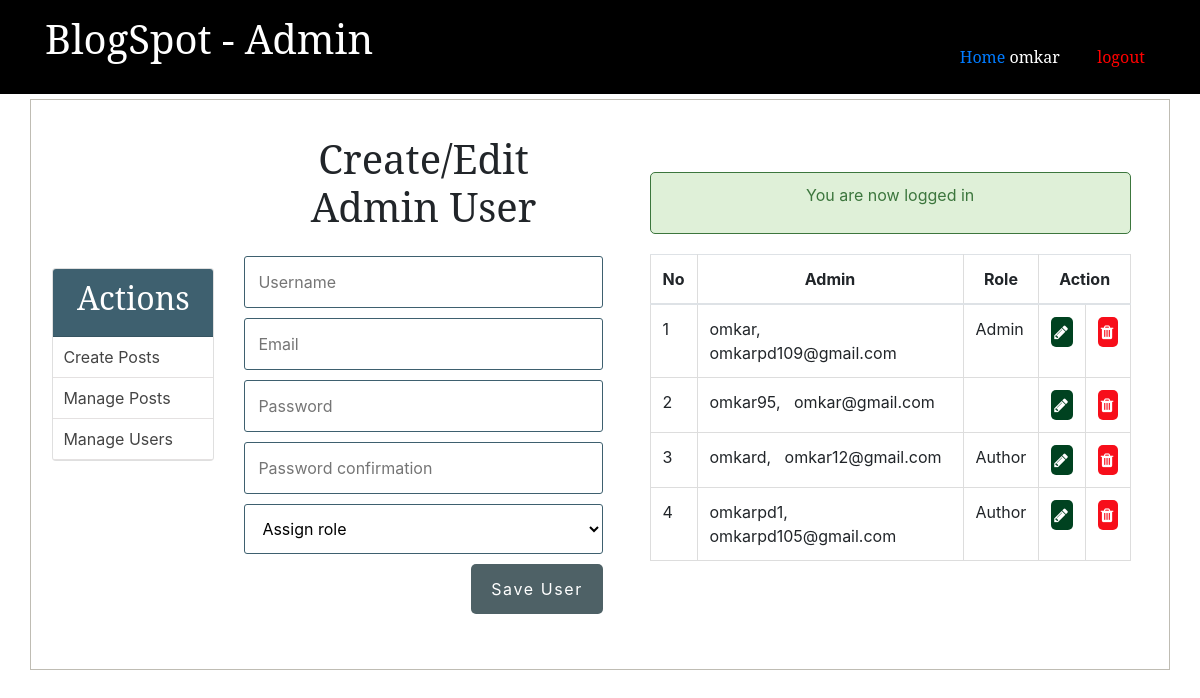
The page /admin/users.php (signed in) on the database its author committed.
### tables this page shows
CREATE TABLE `users` (
  `id` int(11) NOT NULL,
  `username` varchar(255) NOT NULL,
  `email` varchar(255) NOT NULL,
  `role` enum('Author','Admin') DEFAULT NULL,
  `password` varchar(255) NOT NULL,
  `created_at` timestamp NULL DEFAULT current_timestamp(),
  `updated_at` timestamp NULL DEFAULT NULL
);

### admin/includes/admin_functions.php (called while the page is built, shortened)
<?php
$isEditingUser = false;
$username = "";
$email = "";
function getAdminUsers(){
	global $conn, $roles;
	$sql = "SELECT * FROM users";
	$result = mysqli_query($conn, $sql);
	$users = mysqli_fetch_all($result, MYSQLI_ASSOC);
	return $users;
}
?>

### admin/users.php (the view, shortened to what this page needs)
<?php  include('../config.php'); ?>
<?php  include(ROOT_PATH . '/admin/includes/admin_functions.php'); ?>
<?php
	$admins = getAdminUsers();
?>
<?php include(ROOT_PATH . '/admin/includes/head_section.php'); ?>
</head>
<body>
	<?php include(ROOT_PATH . '/admin/includes/navbar.php') ?>
	<div class="container content row justify-content-center align-items-center">
		<?php include(ROOT_PATH . '/admin/includes/menu.php') ?>
		<div class="action">
			<h1 class="page-title">Create/Edit Admin User</h1>
			<form method="post" action="<?php echo BASE_URL . 'admin/users.php'; ?>" >
				<input type="text" name="username" value="<?php echo $username; ?>" placeholder="Username">
				<input type="email" name="email" value="<?php echo $email ?>" placeholder="Email">
				<input type="password" name="password" placeholder="Password">
				<input type="password" name="passwordConfirmation" placeholder="Password confirmation">
				<select name="role">
					<option value="" selected disabled>Assign role</option>
				</select>
				<?php if ($isEditingUser === true): ?>
					<button type="submit" class="btn" name="update_admin">UPDATE</button>
				<?php else: ?>
					<button type="submit" class="btn" name="create_admin">Save User</button>
				<?php endif ?>
			</form>
		</div>
		<div class="table-div">
			<?php include(ROOT_PATH . '/admin/includes/messages.php') ?>
			<?php if (empty($admins)): ?>
				<h1>No admins in the database.</h1>
			<?php else: ?>
				<table class="table">
					<thead>
						<th>No</th>
						<th>Admin</th>
						<th>Role</th>
						<th colspan="2">Action</th>
					</thead>
					<tbody>
					<?php foreach ($admins as $key => $admin): ?>
						<tr>
							<td><?php echo $key + 1; ?></td>
							<td>
								<?php echo $admin['username']; ?>, &nbsp;
								<?php echo $admin['email']; ?>
							</td>
							<td><?php echo $admin['role']; ?></td>
							<td>
								<a class="fa fa-pencil btn edit"
									href="users.php?edit-admin=<?php echo $admin['id'] ?>">
								</a>
							</td>
							<td>
								<a class="fa fa-trash btn delete"
									 href="users.php?delete-admin=<?php echo $admin['id'] ?>">
								</a>
							</td>
						</tr>
					<?php endforeach ?>
					</tbody>
				</table>
			<?php endif ?>
		</div>
	</div>
</body>
</html>

### static/css/admin_styling.css (style rules this page uses)
* { margin: 0px; padding: 0px; }
a { text-decoration: none; }
h1, h2, h3, h4, h5, h6 { font-family: "Noto Serif", serif; }
form { width: 60%; margin: 5px auto; padding-bottom: 50px; }
form input[type="file"], input[type="email"], input[type="password"], input[type="text"], form select, form textarea { width: 100%; display: block; padding: 13px 13px; font-size: 1em; margin: 5px auto 10px; border-radius: 3px; box-sizing: border-box; background: transparent; border: 1px solid #3e606f; }
form button { float: right; margin-left: 24%; }
table { border-collapse: collapse; width: 70%; margin: 20px auto; }
th, td { padding: 8px; text-align: left; border: 1px solid #ddd; }
th { text-align: center; }
.btn { color: white; background: #4e6166; text-align: center; border: none; border-radius: 5px; display: block; letter-spacing: 0.1em; padding: 13px 20px; text-decoration: none; }
.container { width: 95%; margin: 5px auto 50px; border: 1px solid #bfbcb3; padding: 10px 0px 50px; }
.container:after { content: ""; display: block; clear: both; }
.container.content .action { width: 35%; float: left; text-align: center; }
.container.content .action form { width: 90%; }
.container.content .action .page-title { margin: 25px; }
.table-div { float: left; width: 47%; }
.table-div table { width: 90%; }
.table-div a.fa { color: white; padding: 3px; }
.table-div .edit { background: #004220; }
.table-div .delete { background: #f70e1a; }

### rows shown on the page
users: username "omkar", email "omkarpd109@gmail.com", role "Admin"
users: username "omkar95", email "omkar@gmail.com"
users: username "omkard", email "omkar12@gmail.com", role "Author"
users: username "omkarpd1", email "omkarpd105@gmail.com", role "Author"

### other values the page prints
$_SESSION['user']['username'] "omkar"
$_SESSION['message'] "You are now logged in"
